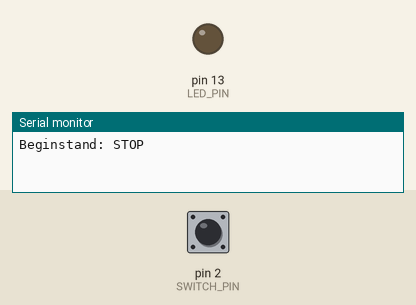
Bench run of a sketch on a simulated Arduino Uno, built with avr-gcc and run on an emulated ATmega328P. Parts: output pins drawn as LEDs (lit = HIGH), the last lines printed to the serial monitor. The test bench sets the inputs (shaded band); at power-on: pin 2 (SWITCH_PIN) HIGH.

Above: at 1.2 s.
1.3 s: pin 2 (SWITCH_PIN) pulled LOW for 0.15 s
At 1.4 s:
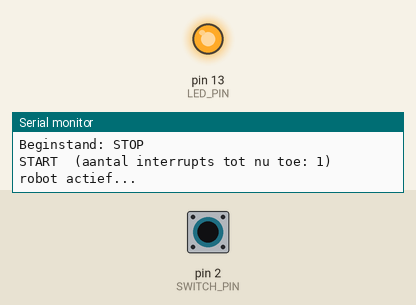
2.9 s: pin 2 (SWITCH_PIN) pulled LOW for 3.2 s
At 6.4 s:
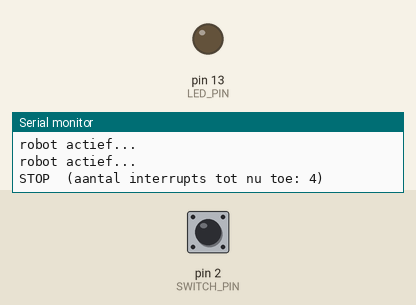
Timing chart, 0 to 7.9 s (numbered marks = the images above; inputs shaded):
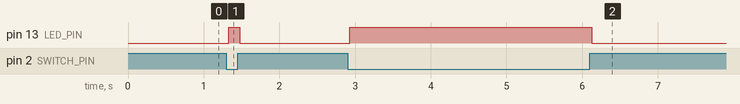

The sketch:

start-stop-interrupt-poc.ino
```cpp
// Start/stop met hardware interrupt
// SPST toggle switch op D2 (naar GND), ingebouwde LED op D13 toont de toestand

const uint8_t SWITCH_PIN = 2;
const uint8_t LED_PIN = LED_BUILTIN;
const unsigned long DEBOUNCE_MS = 30;

volatile bool changeFlag = false;
volatile unsigned long lastEdgeTime = 0;
volatile unsigned long interruptCount = 0;

bool running = false;
unsigned long lastHeartbeat = 0;

// Interrupt service routine: zo kort mogelijk, alleen noteren dat er iets veranderd is
void onSwitchChange() {
  lastEdgeTime = millis();
  changeFlag = true;
  interruptCount++;
}

void setup() {
  Serial.begin(115200);
  pinMode(LED_PIN, OUTPUT);
  pinMode(SWITCH_PIN, INPUT_PULLUP);   // schakelaar gesloten = LOW = START

  attachInterrupt(digitalPinToInterrupt(SWITCH_PIN), onSwitchChange, CHANGE);

  running = (digitalRead(SWITCH_PIN) == LOW);
  digitalWrite(LED_PIN, running ? HIGH : LOW);
  Serial.println(running ? "Beginstand: START" : "Beginstand: STOP");
}

void loop() {
  bool process = false;
  unsigned long count;

  // Gedeelde variabelen veilig lezen (niet onderbroken door de interrupt)
  noInterrupts();
  if (changeFlag && (millis() - lastEdgeTime >= DEBOUNCE_MS)) {
    changeFlag = false;
    process = true;
  }
  count = interruptCount;
  interrupts();

  // Pas verwerken als de schakelaar uitgestuiterd is
  if (process) {
    bool newState = (digitalRead(SWITCH_PIN) == LOW);
    if (newState != running) {
      running = newState;
      digitalWrite(LED_PIN, running ? HIGH : LOW);
      Serial.print(running ? "START" : "STOP");
      Serial.print("  (aantal interrupts tot nu toe: ");
      Serial.print(count);
      Serial.println(")");
    }
  }

  // Hoofdprogramma: laat zien dat de loop gewoon doorloopt
  if (running && millis() - lastHeartbeat >= 1000) {
    lastHeartbeat = millis();
    Serial.println("robot actief...");
  }
}
```

Measured:
- after the input at 1.3 s, pin 13 (LED_PIN): LOW → HIGH at once, → LOW 0.15 s later
- after the input at 2.9 s, pin 13 (LED_PIN): LOW → HIGH at once, → LOW 3.2 s later
